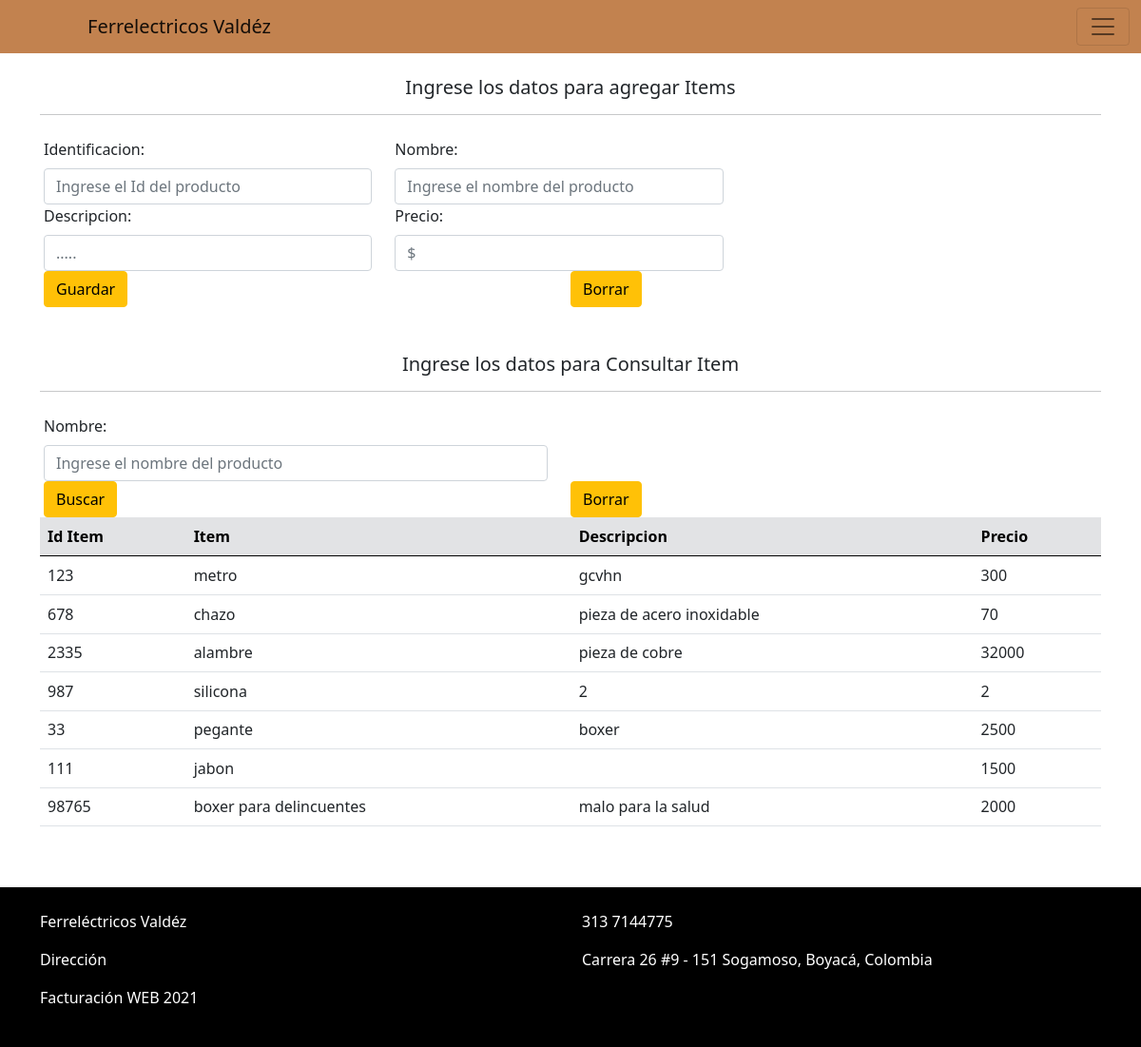
Page /item.php (signed in) on the earlier database version.
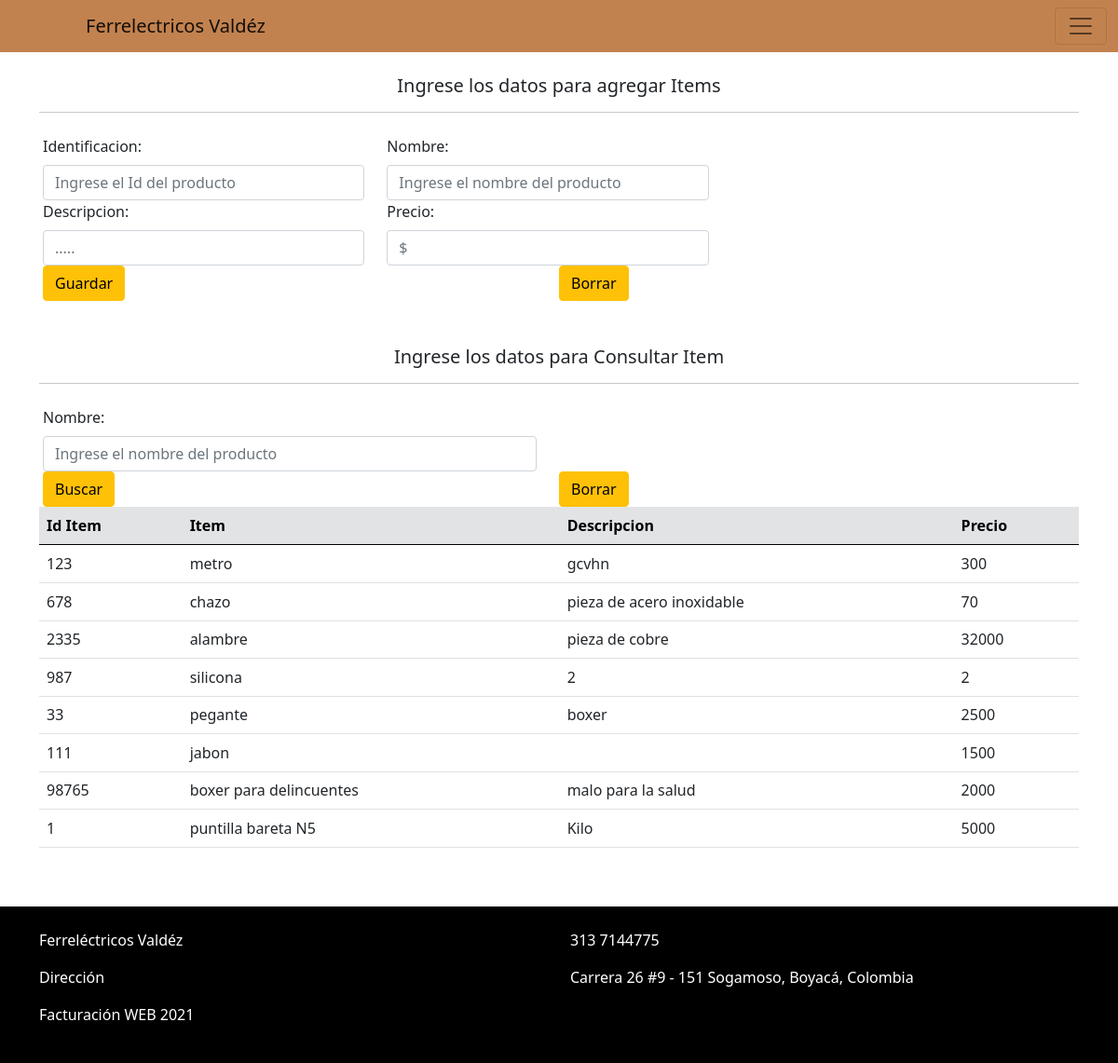
Same page on the later database version.
### tables this page shows
CREATE TABLE IF NOT EXISTS `item` (
  `Id` int(12) NOT NULL,
  `denominacion` varchar(30) NOT NULL,
  `descripcion` varchar(150) NOT NULL,
  `precio` int(10) NOT NULL,
  PRIMARY KEY (`Id`)
);

### item.php (the view, shortened to what this page needs)
<?php
    require 'database.php';
    if(isset($_SESSION['user_id'])){
        $records = $conn->prepare('SELECT id, usuario, password FROM users WHERE id = :id ');
        $records->bindParam(':id', $_SESSION['user_id']);
        $records->execute();
        $results = $records->fetch(PDO::FETCH_ASSOC);
        $user = null;
        if (count($results) > 0) {
            $user = $results;
        }
    }
?>
<!DOCTYPE html>
<html lang="en">
<head>
    <link href="https://cdn.jsdelivr.net/npm/bootstrap@5.1.0/dist/css/bootstrap.min.css" rel="stylesheet">
</head>
<body>
  <?php if(!empty($user)):?>
    <nav class="navbar navbar-light" style="background-color: #C2824F;">
        <div class="container-fluid">
          <a class="navbar-brand" href="index.php"style="margin-left: 80px;">Ferrelectricos Valdéz</a>
          <button class="navbar-toggler" type="button" data-bs-toggle="offcanvas" data-bs-target="#offcanvasNavbar" aria-controls="offcanvasNavbar">
            <span class="navbar-toggler-icon"></span>
          </button>
        </div>
      </nav>
      <br>
      <div class="container">
        <h5 style="text-align: center;">Ingrese los datos para agregar Items</h5>
        <hr>
        <br>
        <form class="row g-3 needs-validation" action="item.php" method="POST" novalidate>
          <div class="row">
            <div class="col-sm-4">
              <label for="id" class="form-label">Identificacion:</label>
              <input type="text" class="form-control" id="id" placeholder="Ingrese el Id del producto" name="id" aria-describedby="inputGroupPrepend2" required>
            </div>
            <div class="col-sm-4">
              <label for="nombre" class="form-label">Nombre:</label>
              <input type="text" class="form-control" id="nombre" placeholder="Ingrese el nombre del producto" name="nombre" aria-describedby="inputGroupPrepend2" required>
            </div>
          </div>
          <div class="row">
            <div class="col-sm-4">
                <label for="descripcion" class="form-label">Descripcion:</label>
                <input type="text" class="form-control" id="descripcion" name="descripcion" placeholder=".....">
            </div>
            <div class="col-sm-4">
              <label for="precio" class="form-label">Precio:</label>
              <input type="number" class="form-control" id="precio" name="precio" placeholder="$" required>
            </div>
          </div>
          <br>
          <div class="row">
            <div class="col-sm">
              <button class="btn btn-warning" type="submit" name="addItem_btn">Guardar</button>
            </div>
            <div class="col-sm">
              <button class="btn btn-warning" type="reset">Borrar</button>
            </div>
          </div>
        </form>
        <br>
    <br>
        <h5 style="text-align: center;">Ingrese los datos para Consultar Item</h5>
        <hr>
        <br>
        <form class="row g-3 needs-validation" action="item.php" method="POST" novalidate>
          <div class="row">
            <div class="col-sm-6">
              <label for="nombre" class="form-label">Nombre:</label>
              <input type="text" class="form-control" id="nombre" placeholder="Ingrese el nombre del producto" name="nombre" aria-describedby="inputGroupPrepend2">
            </div>
          </div>
          <div class="row">
            <div class="col-sm">
              <button class="btn btn-warning" type="submit" name="serchItem_btn">Buscar</button>
            </div>
            <div class="col-sm">
              <button class="btn btn-warning" type="reset">Borrar</button>
            </div>
          </div>
        </form>
        <table class="table caption-top">
      <thead class="table-secondary">
        <tr>
          <th scope="col"> Id Item </th>
          <th scope="col"> Item </th>
          <th scope="col"> Descripcion </th>
          <th scope="col"> Precio</th>
          </tr>
      </thead>
      <tbody>
        <?php
          require 'database.php';
          $nombre= ( empty($_POST['nombre']) ) ? NULL : $_POST['nombre'];
          if(!empty($nombre)){
            $consulta = $conn->query("SELECT * FROM item WHERE denominacion LIKE '%$nombre%'");
            foreach($consulta as $result){
              echo "<tr>
              <td>".$result['Id']."</td>";
                  echo "<td>". $result['denominacion']."</td>";
                  echo "<td>". $result['descripcion']."</td>";
                  echo "<td>". $result['precio']."</td>";
                  echo "<tr>";
            }
          }else{
            $consulta = $conn->query("SELECT * FROM item");
            foreach($consulta as $result){
              echo "<tr>
              <td>".$result['Id']."</td>";
                  echo "<td>". $result['denominacion']."</td>";
                  echo "<td>". $result['descripcion']."</td>";
                  echo "<td>". $result['precio']."</td>";
                  echo "<tr>";
            }
          }
        ?>
      </tbody>
      </table>
      <br>
        </div>
</body>
<br>
<footer style="background-color: #000000;">
  <div class="container">
    <br>
    <div class="row">
        <div class="col-sm">
          <p style="color: white;">Ferreléctricos Valdéz</p>
        </div>
        <div class="col-sm">
          <p style="color: white;">313 7144775</p>
        </div>
    </div>
    <div class="row">
      <div class="col-sm">
        <p style="color: white;">Dirección</p>
      </div>
      <div class="col-sm">
        <p style="color: white;">Carrera 26 #9 - 151 Sogamoso, Boyacá, Colombia</p>
      </div>
    </div>
    <div class="row">
    <p style="color: white;">Facturación WEB 2021</p>
    </div>
    <br>
  </div>
</footer>
<?php endif; ?>
</html>

Differences in the rows shown:
added item: Id "1", denominacion "puntilla bareta N5", descripcion "Kilo", precio "5000"
